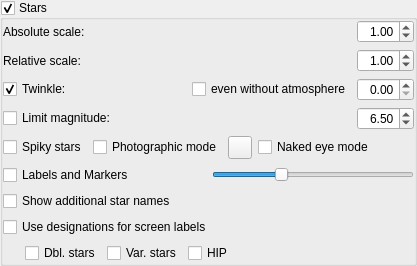
           <widget class="QGroupBox" name="starGroupBox">
            <property name="title">
             <string>Stars</string>
            </property>
            <property name="alignment">
             <set>Qt::AlignLeading</set>
            </property>
            <property name="flat">
             <bool>true</bool>
            </property>
            <property name="checkable">
             <bool>true</bool>
            </property>
            <property name="checked">
             <bool>true</bool>
            </property>
            <layout class="QGridLayout" name="gridLayout_19">
             <property name="leftMargin">
              <number>0</number>
             </property>
             <property name="topMargin">
              <number>0</number>
             </property>
             <property name="rightMargin">
              <number>0</number>
             </property>
             <property name="bottomMargin">
              <number>0</number>
             </property>
             <item row="0" column="0">
              <layout class="QGridLayout" name="gridLayout_16">
               <item row="0" column="0">
                <widget class="QLabel" name="label_5">
                 <property name="sizePolicy">
                  <sizepolicy hsizetype="MinimumExpanding" vsizetype="Preferred">
                   <horstretch>0</horstretch>
                   <verstretch>0</verstretch>
                  </sizepolicy>
                 </property>
                 <property name="text">
                  <string>Absolute scale:</string>
                 </property>
                </widget>
               </item>
               <item row="2" column="2">
                <widget class="QDoubleSpinBox" name="starTwinkleAmountDoubleSpinBox">
                 <property name="toolTip">
                  <string>Twinkle amount (magnitudes) along horizon (less in zenith)</string>
                 </property>
                 <property name="alignment">
                  <set>Qt::AlignRight|Qt::AlignTrailing|Qt::AlignVCenter</set>
                 </property>
                 <property name="decimals">
                  <number>2</number>
                 </property>
                 <property name="maximum">
                  <double>1.500000000000000</double>
                 </property>
                 <property name="singleStep">
                  <double>0.100000000000000</double>
                 </property>
                </widget>
               </item>
               <item row="1" column="2">
                <widget class="QDoubleSpinBox" name="starRelativeScaleDoubleSpinBox">
                 <property name="frame">
                  <bool>true</bool>
                 </property>
                 <property name="alignment">
                  <set>Qt::AlignRight|Qt::AlignTrailing|Qt::AlignVCenter</set>
                 </property>
                 <property name="buttonSymbols">
                  <enum>QAbstractSpinBox::UpDownArrows</enum>
                 </property>
                 <property name="decimals">
                  <number>2</number>
                 </property>
                 <property name="minimum">
                  <double>0.250000000000000</double>
                 </property>
                 <property name="maximum">
                  <double>5.000000000000000</double>
                 </property>
                 <property name="singleStep">
                  <double>0.050000000000000</double>
                 </property>
                 <property name="value">
                  <double>1.000000000000000</double>
                 </property>
                </widget>
               </item>
               <item row="2" column="0">
                <widget class="QCheckBox" name="starTwinkleCheckBox">
                 <property name="text">
                  <string>Twinkle:</string>
                 </property>
                 <property name="checked">
                  <bool>true</bool>
                 </property>
                </widget>
               </item>
               <item row="5" column="0" colspan="3">
                <layout class="QHBoxLayout" name="horizontalLayout_starLabel">
                 <item>
                  <widget class="QCheckBox" name="starLabelCheckBox">
                   <property name="enabled">
                    <bool>true</bool>
                   </property>
                   <property name="text">
                    <string>Labels and Markers</string>
                   </property>
                  </widget>
                 </item>
                 <item>
                  <widget class="QSlider" name="starsLabelsHorizontalSlider">
                   <property name="sizePolicy">
                    <sizepolicy hsizetype="Preferred" vsizetype="Fixed">
                     <horstretch>0</horstretch>
                     <verstretch>0</verstretch>
                    </sizepolicy>
                   </property>
                   <property name="value">
                    <number>33</number>
                   </property>
                   <property name="orientation">
                    <enum>Qt::Horizontal</enum>
                   </property>
                  </widget>
                 </item>
                </layout>
               </item>
               <item row="3" column="2">
                <widget class="QDoubleSpinBox" name="starLimitMagnitudeDoubleSpinBox">
                 <property name="frame">
                  <bool>true</bool>
                 </property>
                 <property name="alignment">
                  <set>Qt::AlignRight|Qt::AlignTrailing|Qt::AlignVCenter</set>
                 </property>
                 <property name="buttonSymbols">
                  <enum>QAbstractSpinBox::UpDownArrows</enum>
                 </property>
                 <property name="decimals">
                  <number>2</number>
                 </property>
                 <property name="minimum">
                  <double>0.000000000000000</double>
                 </property>
                 <property name="maximum">
                  <double>21.000000000000000</double>
                 </property>
                 <property name="singleStep">
                  <double>0.100000000000000</double>
                 </property>
                 <property name="value">
                  <double>6.500000000000000</double>
                 </property>
                </widget>
               </item>
               <item row="0" column="2">
                <widget class="QDoubleSpinBox" name="starScaleRadiusDoubleSpinBox">
                 <property name="alignment">
                  <set>Qt::AlignRight|Qt::AlignTrailing|Qt::AlignVCenter</set>
                 </property>
                 <property name="decimals">
                  <number>2</number>
                 </property>
                 <property name="minimum">
                  <double>0.050000000000000</double>
                 </property>
                 <property name="maximum">
                  <double>10.000000000000000</double>
                 </property>
                 <property name="singleStep">
                  <double>0.050000000000000</double>
                 </property>
                 <property name="value">
                  <double>1.000000000000000</double>
                 </property>
                </widget>
               </item>
               <item row="6" column="0" colspan="3">
                <widget class="QCheckBox" name="checkBoxAdditionalNamesStars">
                 <property name="toolTip">
                  <string>Show all available proper names</string>
                 </property>
                 <property name="text">
                  <string>Show additional star names</string>
                 </property>
                </widget>
               </item>
               <item row="7" column="0" colspan="3">
                <widget class="QCheckBox" name="checkBoxStarDesignationsOnlyUsage">
                 <property name="toolTip">
                  <string>Use designations of stars instead of their common names for screen labels</string>
                 </property>
                 <property name="text">
                  <string>Use designations for screen labels</string>
                 </property>
                </widget>
               </item>
               <item row="3" column="0">
                <widget class="QCheckBox" name="starLimitMagnitudeCheckBox">
                 <property name="sizePolicy">
                  <sizepolicy hsizetype="MinimumExpanding" vsizetype="Fixed">
                   <horstretch>0</horstretch>
                   <verstretch>0</verstretch>
                  </sizepolicy>
                 </property>
                 <property name="toolTip">
                  <string>Limit the magnitude of stars</string>
                 </property>
                 <property name="text">
                  <string>Limit magnitude:</string>
                 </property>
                </widget>
               </item>
               <item row="1" column="0">
                <widget class="QLabel" name="label_7">
                 <property name="text">
                  <string>Relative scale:</string>
                 </property>
                </widget>
               </item>
               <item row="8" column="0" colspan="3">
                <layout class="QHBoxLayout" name="horizontalLayout_28">
                 <property name="leftMargin">
                  <number>22</number>
                 </property>
                 <item>
                  <widget class="QCheckBox" name="dblStarsDesignationsCheckBox">
                   <property name="toolTip">
                    <string>Show traditional designations of double stars if proper name, Bayer or Flamsteed designations do not exist for the star.</string>
                   </property>
                   <property name="text">
                    <string comment="double stars">Dbl. stars</string>
                   </property>
                  </widget>
                 </item>
                 <item>
                  <widget class="QCheckBox" name="varStarsDesignationsCheckBox">
                   <property name="toolTip">
                    <string>Show designations of variable stars if proper name, Bayer or Flamsteed designations, or designation of double star do not exist for the star.</string>
                   </property>
                   <property name="text">
                    <string comment="variable stars">Var. stars</string>
                   </property>
                  </widget>
                 </item>
                 <item>
                  <widget class="QCheckBox" name="hipDesignationsCheckBox">
                   <property name="toolTip">
                    <string>Show designations from Hipparcos catalog (HIP) if available and star doesn't have other traditional designations.</string>
                   </property>
                   <property name="text">
                    <string notr="true">HIP</string>
                   </property>
                  </widget>
                 </item>
                 <item>
                  <spacer name="horizontalSpacer_5">
                   <property name="orientation">
                    <enum>Qt::Horizontal</enum>
                   </property>
                   <property name="sizeHint" stdset="0">
                    <size>
                     <width>40</width>
                     <height>20</height>
                    </size>
                   </property>
                  </spacer>
                 </item>
                </layout>
               </item>
               <item row="4" column="0" colspan="3">
                <layout class="QHBoxLayout" name="horizontalLayoutPhotographicMode">
                 <item>
                  <widget class="QCheckBox" name="spikyStarsCheckBox">
                   <property name="toolTip">
                    <string>Show stars with pointed rays</string>
                   </property>
                   <property name="text">
                    <string>Spiky stars</string>
                   </property>
                  </widget>
                 </item>
                 <item>
                  <widget class="QCheckBox" name="photographicModeCheckBox">
                   <property name="toolTip">
                    <string>Render the sky like a camera: linear sensor, fixed exposure, no eye adaptation. Needs OpenGL 3 or later.</string>
                   </property>
                   <property name="text">
                    <string>Photographic mode</string>
                   </property>
                  </widget>
                 </item>
                 <item>
                  <widget class="QToolButton" name="photographicModePushButton">
                   <property name="toolTip">
                    <string>Camera and star image settings of the photographic mode</string>
                   </property>
                   <property name="text">
                    <string notr="true"/>
                   </property>
                   <property name="icon">
                    <iconset resource="../../data/gui/guiRes.qrc">
                     <normaloff>:/graphicGui/uibtSettings.png</normaloff>
                     <disabledoff>:/graphicGui/uibtSettings-disabled.png</disabledoff>:/graphicGui/uibtSettings.png</iconset>
                   </property>
                  </widget>
                 </item>
                 <item>
                  <widget class="QCheckBox" name="nakedEyeModeCheckBox">
                   <property name="toolTip">
                    <string>Render the scene of the photographic mode as the eye sees it, without the effects of a camera. Needs OpenGL 3 or later.</string>
                   </property>
                   <property name="text">
                    <string>Naked eye mode</string>
                   </property>
                  </widget>
                 </item>
                 <item>
                  <spacer name="horizontalSpacerPhotographicMode">
                   <property name="orientation">
                    <enum>Qt::Horizontal</enum>
                   </property>
                   <property name="sizeHint" stdset="0">
                    <size>
                     <width>40</width>
                     <height>20</height>
                    </size>
                   </property>
                  </spacer>
                 </item>
                </layout>
               </item>
               <item row="2" column="1">
                <widget class="QCheckBox" name="starTwinkleWithoutAtmosphereCheckBox">
                 <property name="toolTip">
                  <string>Twinkle is caused by atmospheric turbulence. This option forces its display regardless of atmosphere (for artistic purpose).</string>
                 </property>
                 <property name="text">
                  <string>even without atmosphere</string>
                 </property>
                </widget>
               </item>
              </layout>
             </item>
            </layout>
           </widget>
